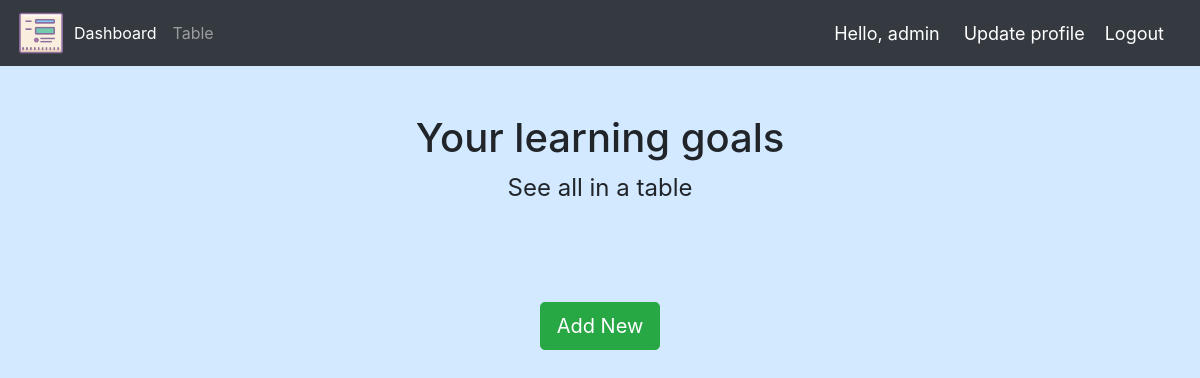
Before: /dashboard/ (signed in) with the older database file.
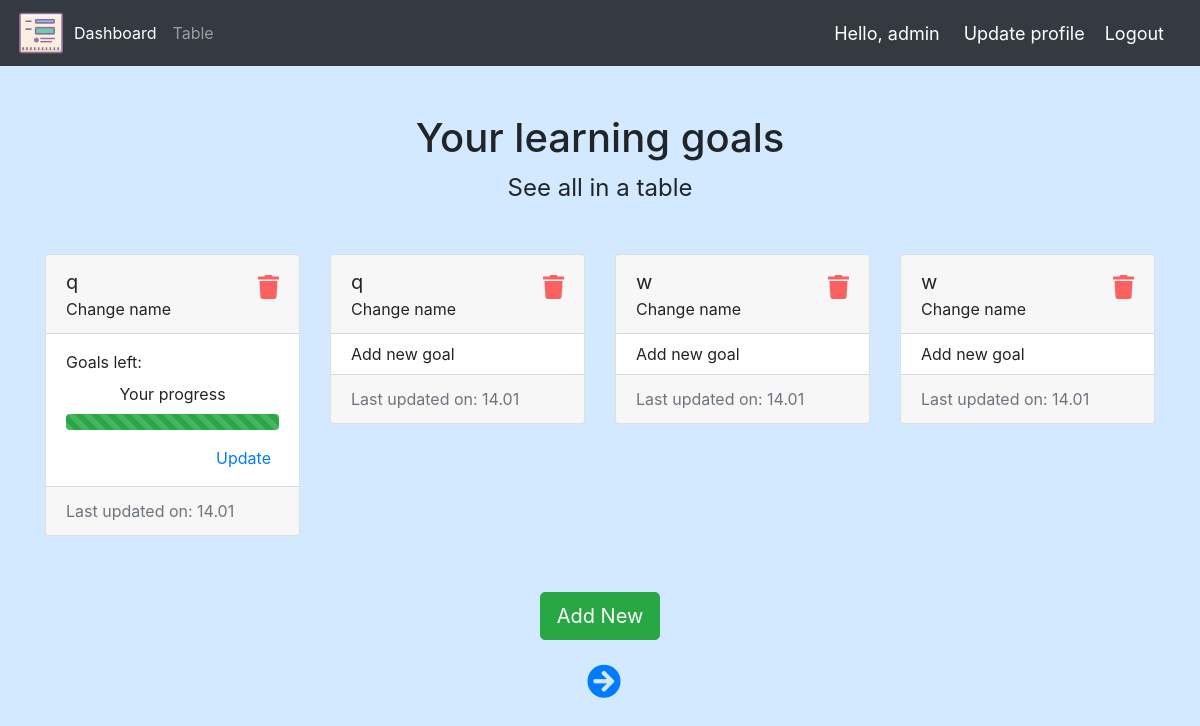
After: the same page with the newer database file.
### goals/models.py (models this page shows, shortened)
class LearningGoal(models.Model):
    name = models.CharField(blank=True, max_length=40)
    created_at = models.DateTimeField(auto_now_add=True)
    updated_at = models.DateTimeField(auto_now=True)
    user = models.ForeignKey(User, null=True, on_delete=models.CASCADE)

### goals/views.py (the view)
# urls.py: path('dashboard/', views.dashboard, name='dashboard'),
@login_required(login_url='login')
def dashboard(request):
    template_name = 'to_do_manager/dashboard.html'
    LearningGoals = request.user.learninggoal_set.prefetch_related(
         Prefetch('tasks',
                  queryset=SingleTask.objects.filter(completed=False))
                                                                 ).annotate(
                  counter=Count('tasks')).order_by('-updated_at')
    paginator = Paginator(LearningGoals, 4)
    page_number = request.GET.get('page')
    page_obj = paginator.get_page(page_number)
    context = {'page_obj': page_obj}
    return render(request, template_name, context)

### templates/to_do_manager/dashboard.html (shortened to what this page needs)
{% extends "to_do_manager/base.html" %}
{% block content %}
{% load mathfilters %}
<div class="row mt-5">
    <h1 class="col-12 text-center">Your learning goals</h1>
    <a class="col-12 text-center table-link mb-5" href="{% url 'dashboard_table' %}">See all in a table</a></h1>
</div>
<div class="row">
    {% for learninggoal in page_obj  %}
    <div class="col-3">
        <div class="card mb-2">
            <div class="card-header d-flex justify-content-between">
                <div>
                    <p class="mb-0">{{ learninggoal.name }}</p>
                    <a href="{% url 'change_goal_name' learninggoal.pk %}" class="change-link">Change name</a>
                </div>
                <div class="pt-2">
                    <a href="{% url 'delete_goal' learninggoal.pk %}" class="iconfo"><i class="fas fa-trash"></i></a>
                </div>
            </div>
            <div class="card-body py-2">
                {% if learninggoal.counter %}
                <p class="my-2">Goals left:</p>
                {% with numerator=learninggoal.tasks.all.count x=1 denominator=learninggoal.counter|default_if_none:1 %}
                <div class="" d-flex align-items-center flex-column"">
                    <p class="mb-0 mt-2 text-center">Your progress</p>
                    <div class="progress mt-2">
                        <div class="progress-bar progress-bar-striped bg-success" role="progressbar"
                            style="width: {{ denominator|sub:numerator|div:denominator|mul:100 }}%"
                            aria-valuenow="{{ denominator|sub:numerator|div:denominator|mul:100 }}" aria-valuemin="0"
                            aria-valuemax="100">
                        </div>
                    </div>
                    <div class="d-flex">
                        <a href="{% url 'task_list_url' pk=learninggoal.pk %}"
                            class="iconfo ml-auto p-2 mt-2">Update</a>
                    </div>
                </div>
                {% endwith %}
                {% else %}
                <a href="{% url 'task_list_url' pk=learninggoal.pk %}" class="change-link add">Add new goal</a>
                {% endif %}
            </div>
            <div class="card-footer text-muted">Last updated on: {{ learninggoal.updated_at| date:"d.m" }}</div>
        </div>
    </div>
    {% endfor %}
</div>
<div class="d-flex flex-column justify-content-center align-items-center">
    <a class="btn btn-success btn-lg mt-5 " href="{% url 'create_goal' %}" role="button">Add New</a>
    <div class="pagination mt-4">
        <span class="step-links">
            {% if page_obj.has_next %}
            <a class="ml-2" href="?page={{ page_obj.next_page_number }}"><i class="fa fa-arrow-circle-right arrow-page"
                    aria-hidden="true"></i>
            </a>
            {% endif %}
        </span>
    </div>
</div>
{% endblock content %}

### templates/to_do_manager/base.html (shortened to what this page needs)
{% load static %}
{% load widget_tweaks %}
<!DOCTYPE html>
<html lang="en">
<head>
    <link rel="stylesheet" href="https://stackpath.bootstrapcdn.com/bootstrap/4.1.3/css/bootstrap.min.css"
>
    <link rel="stylesheet" href="https://use.fontawesome.com/releases/v5.6.1/css/all.css"
>
    <link rel="stylesheet" href="{% static 'to_do_manager/css/style.css' %}">
</head>
<body>
    {% include 'to_do_manager/navbar.html' %}
    <div class="container">
        {% block content %}
        {% endblock content %}
    </div>
</body>
</html>

### templates/to_do_manager/navbar.html (shortened to what this page needs)
{% load static %}
<nav class="navbar navbar-expand-lg navbar-dark bg-dark">
    <a href="{% url 'dashboard' %}"><img src="{% static 'to_do_manager/images/icon.png' %}" alt="logo" height="50"
            width="50"></a>
    <div class="collapse navbar-collapse" id="navbarText">
        <ul class="navbar-nav mr-auto">
            {% if request.get_full_path == "/dashboard-table/" %}
            <li class="nav-item">
                <a class="nav-link" href="{% url 'dashboard' %}">Dashboard</a>
            </li>
            <li class="nav-item active">
                <a class="nav-link" href="{% url 'dashboard_table' %}">Table</a>
            </li>
            {% else %}
            <li class="nav-item active">
                <a class="nav-link" href="{% url 'dashboard' %}">Dashboard</a>
            </li>
            <li class="nav-item">
                <a class="nav-link" href="{% url 'dashboard_table' %}">Table</a>
            </li>
            {% endif %}
        </ul>
    </div>
    <span class="hello-msg mr-4">Hello, {{ request.user }}</span>
    <span><a class="hello-msg logout " href="{% url 'update_profile' request.user.pk %}">Update profile</a></span>
    <span><a class="hello-msg logout " href="{% url 'logout' %}">Logout</a></span>
</nav>

### static/to_do_manager/css/style.css (style rules this page uses)
body, html { margin: 0; padding: 0; background: rgb(210, 233, 255) !important; height: 100vh; }
.container { height: 80vh !important; }
.hello-msg { font-size: 18px; color: #ffffff; margin: 0 20px 0 0; }
.card-header p { font-size: 1.25rem; }
.fa-pen-square, .fa-trash { font-size: 1.5rem; }
.iconfo .fa-trash { color: rgba(255, 0, 0, 0.609); }
.change-link { color: inherit; font-size: 0.725rem; margin: 0; padding: 0; }
.change-link, .add { font-size: 1rem; }
.table-link { color: inherit; font-size: 1.5rem; margin: 0; padding: 0; }
.arrow-page { font-size: 2.125rem; }

Changed rows visible on the page:
added LearningGoal: name "q", {{ denominator|sub:numerator|div:denominator|mul:100 }} 100.0 (drawn), updated_at "14.01"
added LearningGoal: name "q", shows "Add new goal", updated_at "14.01"
added LearningGoal: name "w", shows "Add new goal", updated_at "14.01"
added LearningGoal: name "w", shows "Add new goal", updated_at "14.01"
